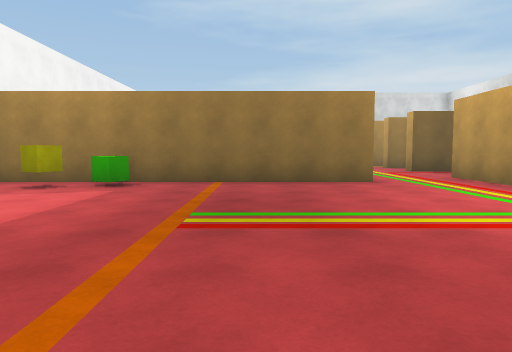
View 1 (above)

24 first-person views from a walk through a scene from a Unity 3-D project. The camera is 1.4 m above the floor, tilts 4° down and sees 70° across. The floor is counted in squares, 2 m on a side. Each view is taken from the middle of a square. On the plan, view 1 faces up. The plan holds only what a view shows up to about 11 squares ahead; the rest is blank. The place goes on beyond the plan. The player is left out. Door leaves are left out, so doorways stand open. Surface patterns are stand-ins for the level's own textures.

View 2
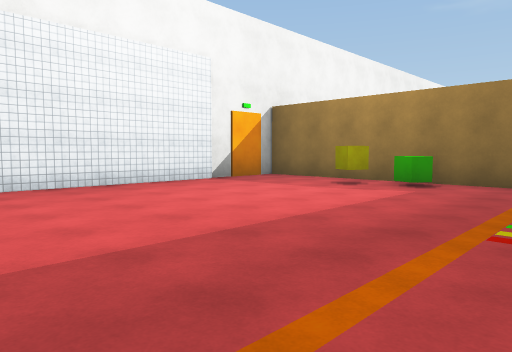

View 3
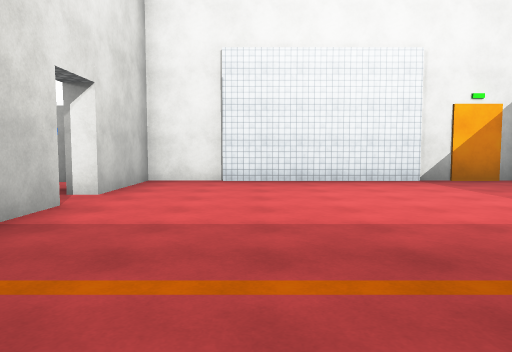

View 4
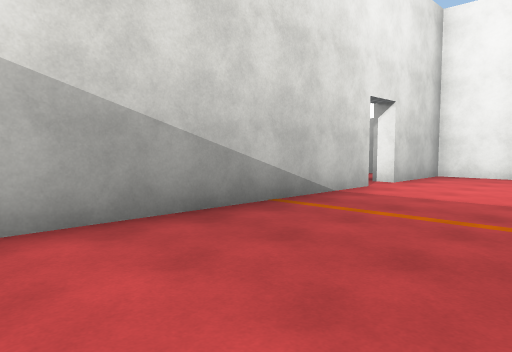

View 5
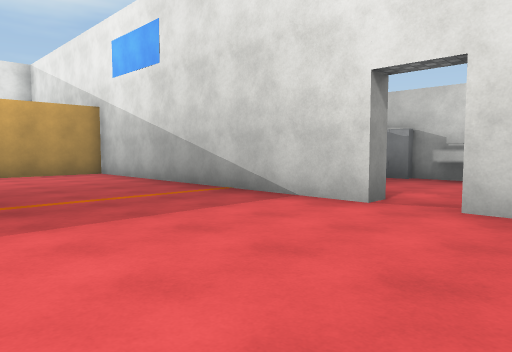

View 6
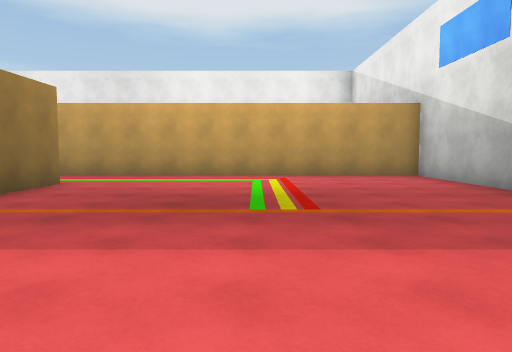

View 7
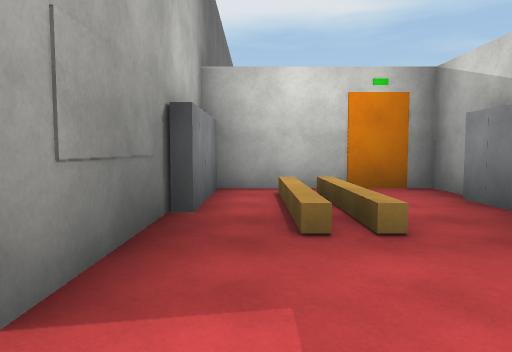

View 8
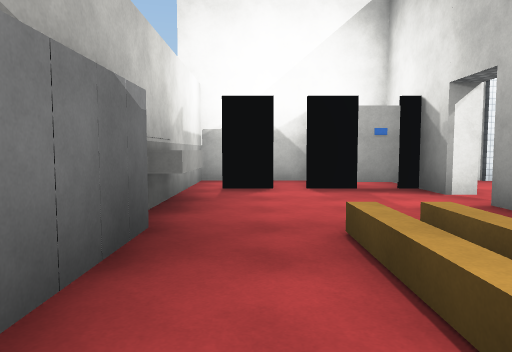

View 9
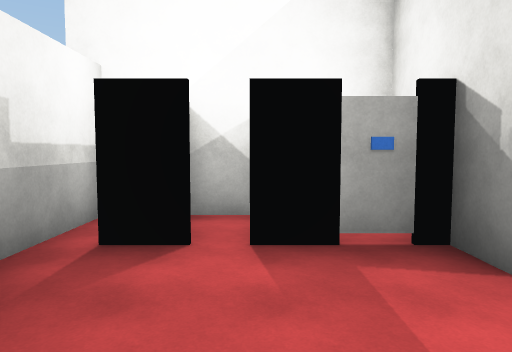

View 10
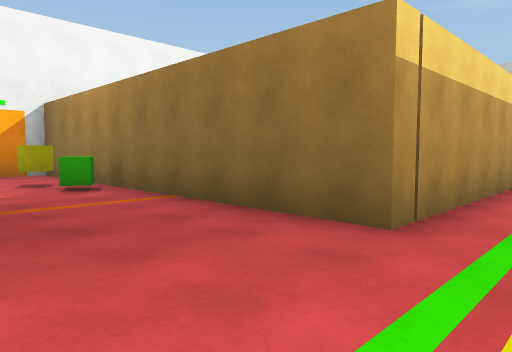

View 11
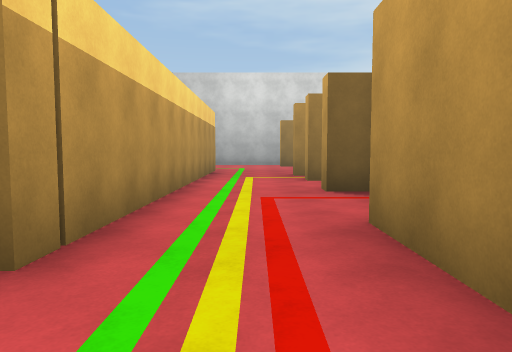

View 12
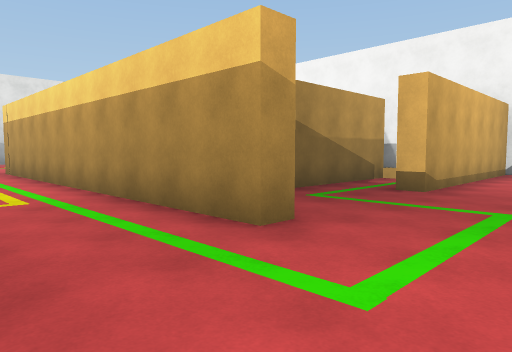

View 13
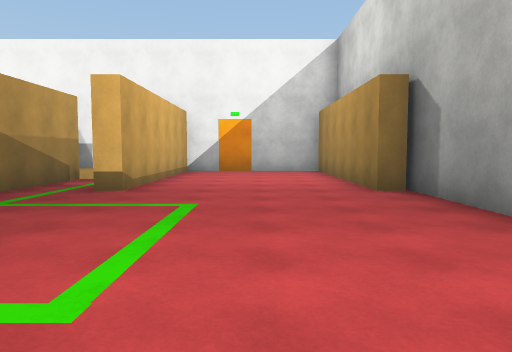

View 14
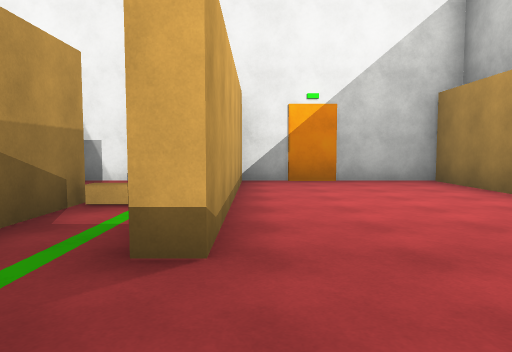

View 15
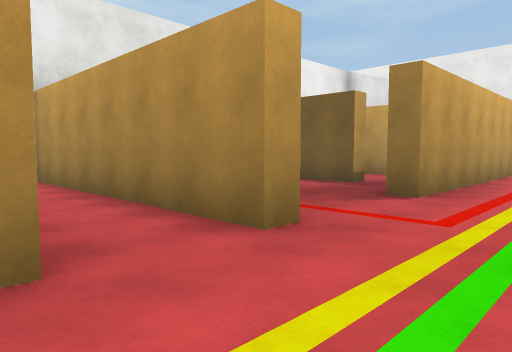

View 16
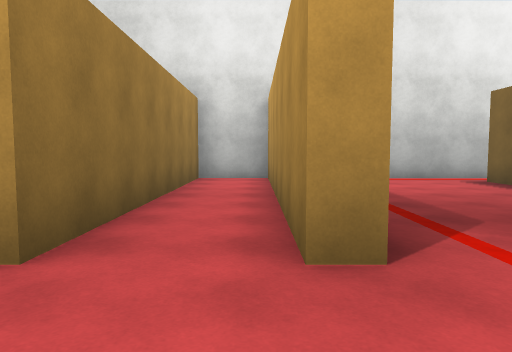

View 17
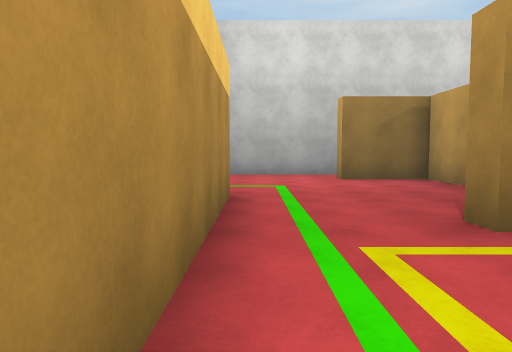

View 18
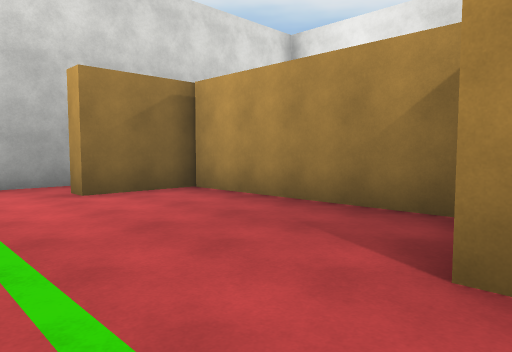

View 19
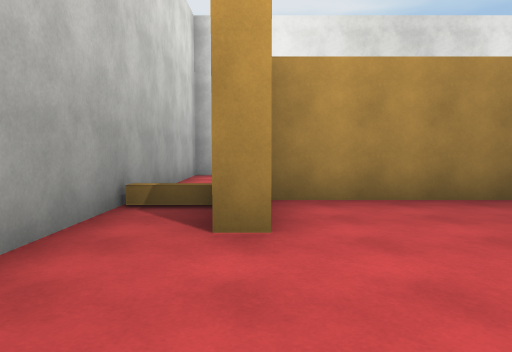

View 20
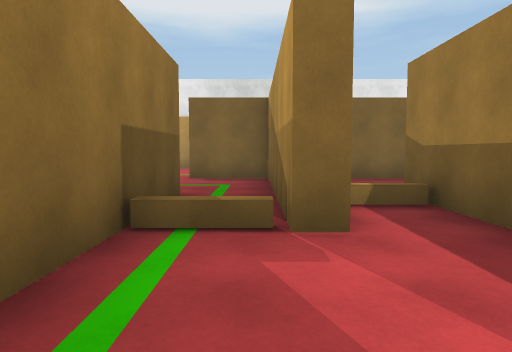

View 21
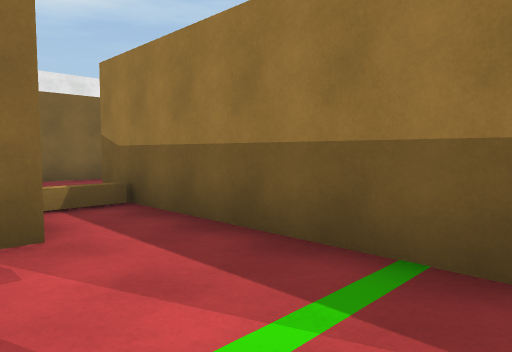

View 22
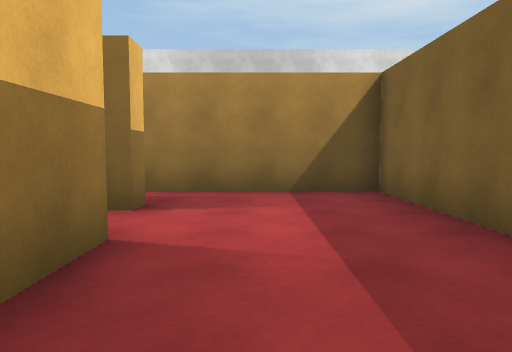

View 23
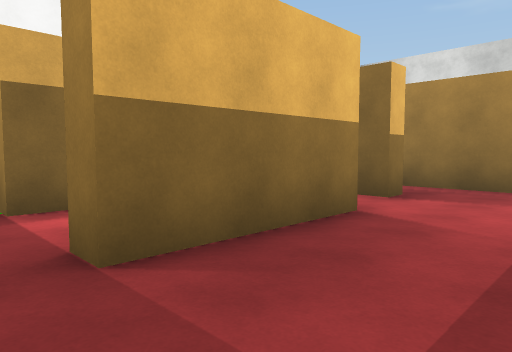

View 24
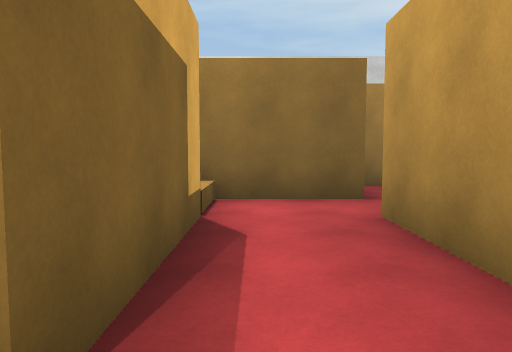

### Floor plan
Ten units are one square. View 1 is at (0, 0); x grows to the right and y downward. Boxes are objects, and circles mark ways between rooms. Rooms are numbered by the first view taken in them; rooms with no view inside come last. Other rooms are left out.
<svg viewBox="-80 -242 208 302">
<path fill="none" stroke="#000" d="M-36 5 51 5 51 -95M26 -96 26 -81 -75 -81 -75 5 -48 5M-24 50 2 50M6 53 17 53 17 13 -10 13M-6 10 -36 10M-57 36 -57 46M-48 10 -58 10M-61 53 -44 53M-75 28 -75 40M21 -166 21 -187 26 -187 26 -96M51 -160 51 -166M72 -171 72 -219 51 -219 51 -224M-14 -167 15 -167M60 -122 51 -122 51 -127 123 -127 123 -144 51 -144 51 -150M51 -95 56 -95M-13 -236 -13 -231 -75 -231 -75 -187 -13 -187 -13 -182M96 -237 -16 -237M72 -73 72 -78 86 -78M104 -78 112 -78M123 -70 123 -96M-39 -161 -39 -167 -14 -167M-66 -147 -13 -147M-75 -161 -75 -150M-13 -182 -54 -182M-12 -129 -12 -98M21 -129 21 -162 -21 -162M-13 -147 -13 -142M-17 -109 -17 -129M-12 -98 -18 -98M-36 -134 -36 -98M-13 -142 -39 -142"/>
<rect x="-45" y="-75" width="10" height="10" fill="#bbb"><title>yellow box</title></rect>
<rect x="-35" y="-75" width="10" height="10" fill="#bbb"><title>green box</title></rect>
<rect x="-75" y="15" width="20" height="20" fill="#bbb"><title>other object</title></rect>
<rect x="-45" y="45" width="20" height="10" fill="#bbb"><title>other object</title></rect>
<circle cx="-40" cy="5" r="3" fill="#2a7"/>
<circle cx="35" cy="-85" r="3" fill="#2a7"/>
<circle cx="-25" cy="-170" r="3" fill="#2a7"/>
<circle cx="-25" cy="-150" r="3" fill="#2a7"/>
<circle cx="-10" cy="-130" r="3" fill="#2a7"/>
<circle cx="-10" cy="-90" r="3" fill="#2a7"/>
<text x="-10" y="-40">1</text>
<text x="-20" y="40">2</text>
<text x="30" y="-170">3</text>
<text x="-50" y="-160">4</text>
<text x="0" y="-120">5</text>
<text x="-20" y="-110">6</text>
</svg>
Room 1 opens to room 2. Room 1 opens to room 3. Room 3 opens to room 4. Room 4 opens to room 5. Room 5 opens to room 6.

Where each view was taken, in squares from view 1:
view 1: 0 up, 0 right, facing up
view 2: 0 up, 0 right, facing up-left
view 3: 2 up, 1 right, facing left
view 4: 3 up, 3 right, facing down-left
view 5: 4 up, 6 left, facing down-right
view 6: 4 up, 5 left, facing right
view 7: 2 down, 5 left, facing right
view 8: 4 down, 1 right, facing left
view 9: 3 down, 2 left, facing left
view 10: 5 up, 4 right, facing up-left
view 11: 6 up, 4 right, facing up
view 12: 21 up, 5 right, facing down-left
view 13: 21 up, 5 right, facing left
view 14: 19 up, 1 right, facing left
view 15: 15 up, 3 right, facing down-right
view 16: 13 up, 3 right, facing right
view 17: 13 up, 3 right, facing up
view 18: 16 up, 3 right, facing up-right
view 19: 22 up, 2 right, facing right
view 20: 17 up, 7 left, facing right
view 21: 17 up, 7 left, facing down-right
view 22: 10 up, 0 right, facing up
view 23: 9 up, 1 right, facing up-left
view 24: 9 up, 3 left, facing up
